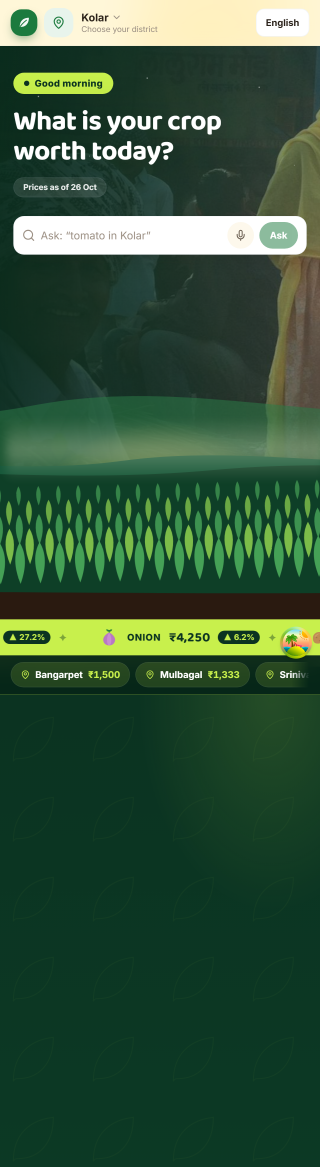
#> input picture report/figures/sys_farmer_home.png, 960 x 3500 px (shown at 1/3 size); its folder holds 8 pictures in this run
$ python build_screens.py
#> lines starting #> are read from the running program, lines starting #| are printed output that depends on the picture
"""
Trim the captured screenshots (figures/sys_*, ins_*) to presentable crops and write chapters/sec_screens.tex, the walkthrough section of Chapter 5.

    python report/build_screens.py
"""

from __future__ import annotations

from pathlib import Path

import numpy as np
from PIL import Image

HERE = Path(__file__).resolve().parent
FIG = HERE / "figures"
OUT = HERE / "chapters" / "sec_screens.tex"


def save(img: Image.Image, name: str) -> str:
    img.convert("RGB").save(FIG / name, optimize=True)
    return f"figures/{name}"


def crop_plain(src: str, name: str, y0: int, h: int) -> str:
#> called with src = 'sys_farmer_home.png', name = 'shot_f_home.png', y0 = 0, h = 1150
    im = Image.open(FIG / src).convert("RGB")
#> im is the input picture: PIL image 960x3500 RGB; mean R, G, B 50.9, 84.3, 57.8
    return save(im.crop((0, y0, im.width, min(im.height, y0 + h))), name)
#> in save, `img.convert("RGB").save(FIG / name, optimize=True)`:
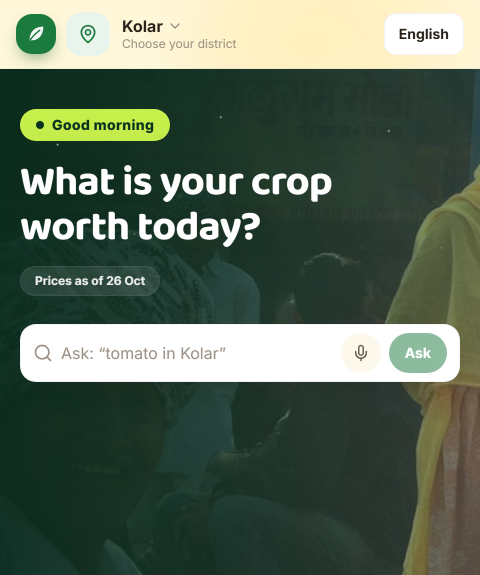
#> saved as shot_f_home.png: PIL image 960x1150 RGB (shown at 1/2 size); mean R, G, B 88.8, 104.9, 87.9


def crop_tool(src: str, name: str, h: int = 1080) -> str:
    """Bottom-sheet screenshots: keep the sheet, drop the blurred page behind it."""
    im = Image.open(FIG / src).convert("RGB")
    a = np.asarray(im.convert("L"))
    white = (a > 238).mean(axis=1)
    top = 0
    for y in range(160, a.shape[0] - 40):
        if white[y: y + 30].min() > 0.80:
            top = max(0, y - 6)
            break
    head = im.crop((0, 0, im.width, 110))  # app header strip keeps the context
    body = im.crop((0, top, im.width, min(im.height, top + h)))
    out = Image.new("RGB", (im.width, head.height + body.height), "white")
    out.paste(head, (0, 0))
    out.paste(body, (0, head.height))
    return save(out, name)


FARMER = {
    "home": ("sys_farmer_home.png", "Home", 0, 1150),
    "prices": ("sys_farmer_prices.png", "Prices", 0, 1150),
    "mandi": ("sys_farmer_mandi.png", "Mandi", 0, 1150),
    "sellplan": ("sys_farmer_sellplan.png", "Plan", 0, 1150),
    "mymoney": ("sys_farmer_mymoney.png", "Money", 0, 1150),
    "tools": ("sys_farmer_tools.png", "Tools", 0, 1150),
    "accuracy": ("sys_farmer_accuracy.png", "Accuracy", 0, 1150),
    "evidence": ("sys_farmer_evidence.png", "Evidence", 0, 1150),
    "evidence_b": ("sys_farmer_evidence_b.png", "Evidence2", 0, 1150),
}
TOOLS = ["besplace", "fairprice", "harvest", "holdorsell", "lastyear", "wheretosell", "supply", "record", "truck", "plant", "alerts"]

TRIPLE = r"""
\begin{figure}[!t]
\centering
%s
\caption{%s}
\label{%s}
\end{figure}
"""


def minis(files: list[str], subs: list[str], h: str = "9.0cm") -> str:
    cells = []
    for f, sub in zip(files, subs):
        cells.append(r"\begin{minipage}[t]{0.485\textwidth}\centering\fbox{\includegraphics[width=0.94\linewidth,height=%s,keepaspectratio]{%s}}\\[1mm]{\footnotesize %s}\end{minipage}" % (h, f, sub))
    rows = ["\\hfill\n".join(cells[i:i + 2]) if len(cells[i:i + 2]) == 2 else "\\hfill\n".join(cells[i:i + 1]) for i in range(0, len(cells), 2)]
    rows = [r if "hfill" in r else "\\centering " + r for r in rows]
    return "\n\\medskip\n".join(rows)


def triple(label: str, files: list[str], subs: list[str], caption: str, h: str = "9.0cm") -> str:
    return TRIPLE % (minis(files, subs, h), caption, label)


def single(label: str, f: str, caption: str, w: str = "0.96\\textwidth") -> str:
    return (r"\begin{figure}[!t]" "\n" r"\centering" "\n" r"\fbox{\includegraphics[width=%s]{%s}}" "\n" r"\caption{%s}" "\n" r"\label{%s}" "\n" r"\end{figure}" "\n") % (w, f, caption, label)


def main() -> None:
    F = {k: crop_plain(v[0], f"shot_f_{k}.png", v[2], v[3]) for k, v in FARMER.items()}
#> call 2 of crop_plain, with src = 'sys_farmer_prices.png', name = 'shot_f_prices.png', y0 = 0, h = 1150
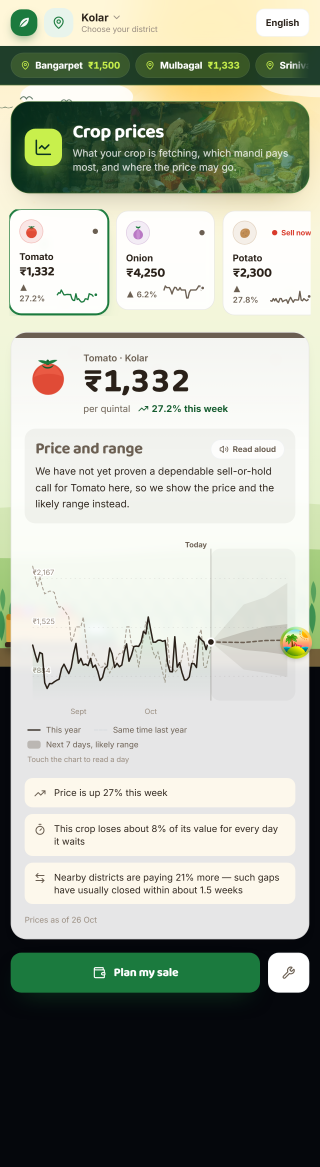
#> input picture report/figures/sys_farmer_prices.png, 960 x 3500 px (shown at 1/3 size)
#> in crop_plain, im is the input picture: PIL image 960x3500 RGB; mean R, G, B 169.6, 175, 162.7
#> call 2 of save, with name = 'shot_f_prices.png'
#> in save (call 2), `img.convert("RGB").save(FIG / name, optimize=True)`:
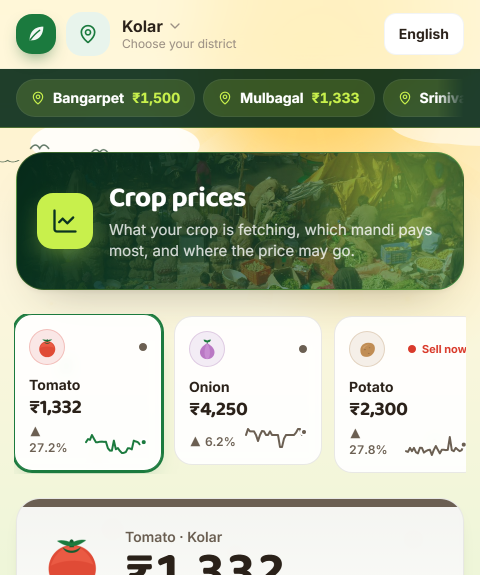
#> saved as shot_f_prices.png: PIL image 960x1150 RGB (shown at 1/2 size); mean R, G, B 182.3, 189.5, 163.8
#> call 3 of crop_plain, with src = 'sys_farmer_mandi.png', name = 'shot_f_mandi.png', y0 = 0, h = 1150
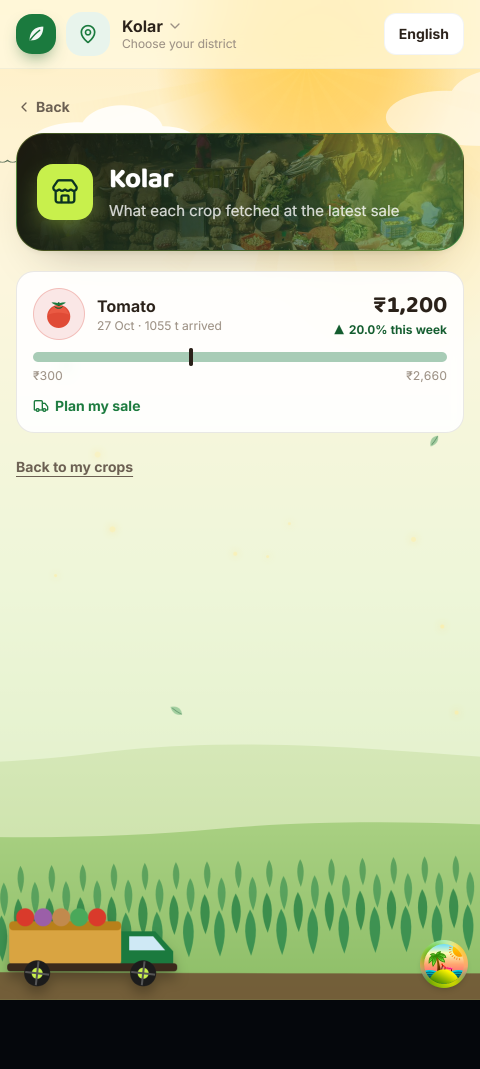
#> input picture report/figures/sys_farmer_mandi.png, 960 x 2138 px (shown at 1/2 size)
#> in crop_plain, im is the input picture: PIL image 960x2138 RGB; mean R, G, B 190.1, 198.4, 162.7
#> call 3 of save, with name = 'shot_f_mandi.png'
#> in save (call 3), `img.convert("RGB").save(FIG / name, optimize=True)`:
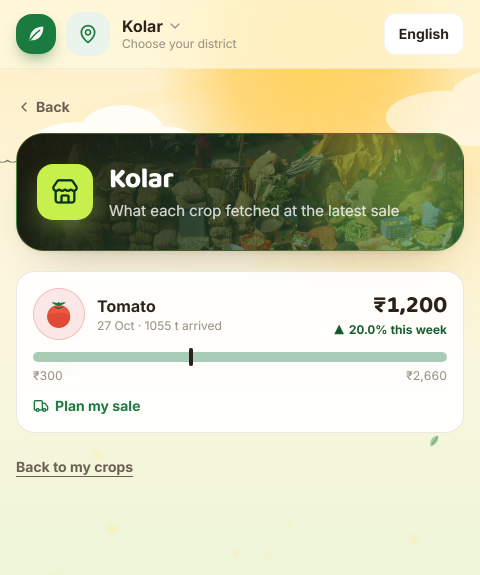
#> saved as shot_f_mandi.png: PIL image 960x1150 RGB (shown at 1/2 size); mean R, G, B 211.5, 212, 182.7
#> call 4 of crop_plain, with src = 'sys_farmer_sellplan.png', name = 'shot_f_sellplan.png', y0 = 0, h = 1150
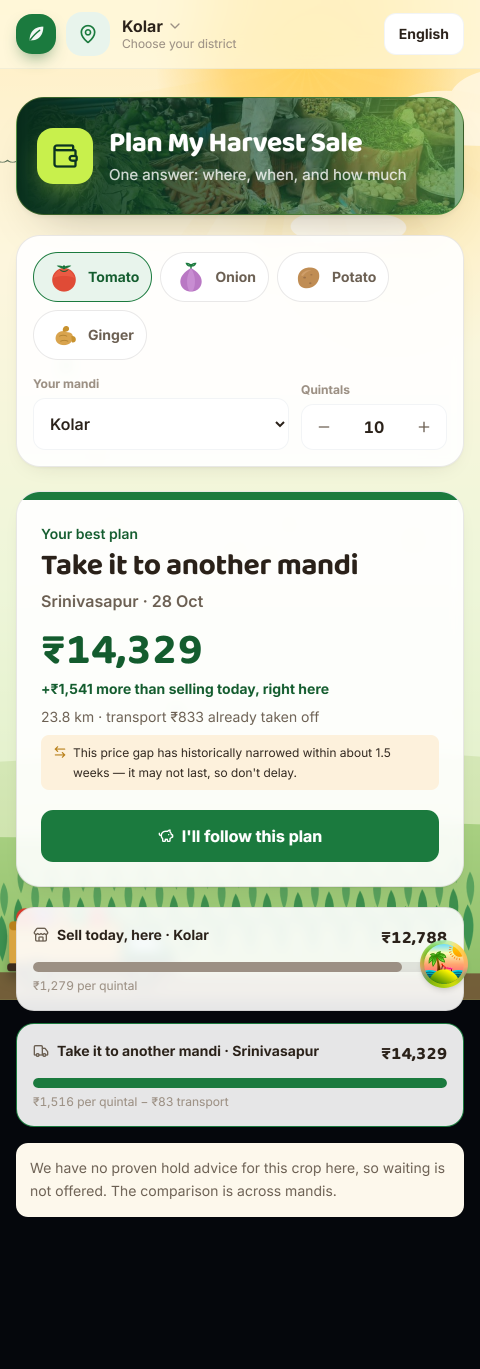
#> input picture report/figures/sys_farmer_sellplan.png, 960 x 2738 px (shown at 1/2 size)
#> in crop_plain, im is the input picture: PIL image 960x2738 RGB; mean R, G, B 182.2, 189.2, 173.6
#> call 4 of save, with name = 'shot_f_sellplan.png'
#> in save (call 4), `img.convert("RGB").save(FIG / name, optimize=True)`:
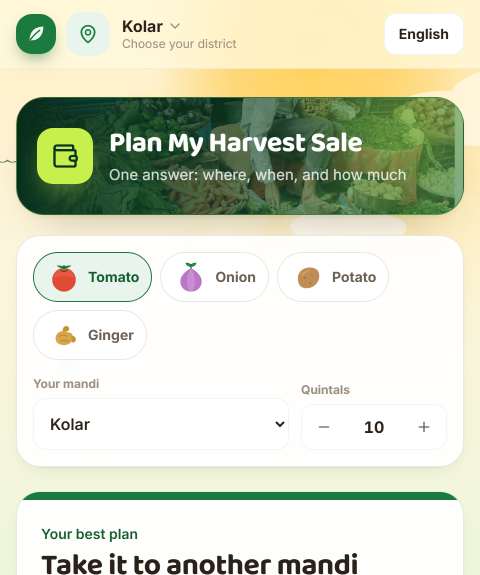
#> saved as shot_f_sellplan.png: PIL image 960x1150 RGB (shown at 1/2 size); mean R, G, B 210.6, 215.5, 193.8
    T = {k: crop_tool(f"sys_tool_{k}.png", f"shot_t_{k}.png") for k in TOOLS}
    W = {}
    for k, h in [("spreads", 1200), ("mcdesk", 1200), ("shock", 1200), ("gap", 1200), ("transmission", 1200), ("volatility", 1200), ("scenarios", 1200), ("analogs", 1200),
                 ("forward", 1200), ("positions", 1200), ("floormon", 1200), ("audit", 1200), ("council", 1200), ("explorer", 1200), ("aibrief", 1200), ("lab", 1200),
                 ("terminal", 1200), ("trader", 1200), ("tradertools", 1200)]:
        W[k] = crop_plain(f"sys_trader_{k}.png", f"shot_w_{k}.png", 0, h)
    W["crowd"] = crop_plain("ins_trader_crowd-simulator.png", "shot_w_crowd.png", 0, 1200)
    W["repval"] = crop_plain("ins_trader_reporting-value.png", "shot_w_repval.png", 0, 1200)
    W["docs"] = crop_plain("sys_api_docs.png", "shot_w_docs.png", 0, 1200)

    s = []
    s.append(r"""\section{System Walkthrough with Screenshots}
\label{sec:screens}

This section shows the running system. Every figure is a screenshot of the web application served from the stored data of the final system (market prices up to 26 October 2026), captured by a script (\texttt{report/capture\_system.py}) driving a headless browser, so the figures can be regenerated and are not edited. The farmer interface is shown at phone width because that is how most farmers will use it; the trader desk is shown at desktop width. Prices are in rupees per quintal unless stated, and every price on screen carries the date it was reported.

\subsection{Farmer interface}
The farmer interface is built around a single question, ``what is my crop worth today, and where should I sell it?''. It has a language switch (English, Kannada, Hindi), a district selector and a bottom navigation bar with Home, Prices and Tools.
""")
    s.append(triple("fig:sc-farmer1", [F["home"], F["prices"], F["mandi"]], ["(a) Home", "(b) Prices", "(c) One mandi"],
                    "Farmer pages. (a) The home page opens with a plain question, a search box that answers in sentences, and a ticker of the latest prices. (b) The prices page lists the crops with the latest quote, the change over the week and a sparkline. (c) A mandi page shows what each crop fetched there at the latest sale and how many quintals arrived."))
    s.append(r"""The home page (Figure~\ref{fig:sc-farmer1}a) deliberately carries no table: the first thing a farmer sees is the question and a box in which to type one in ordinary words. The prices page (b) shows the quote for each crop together with the date of the last report, so a stale price is never presented as today's. The mandi page (c) is the farmer-side view of one market and links to the plan for selling there.
""")
    s.append(triple("fig:sc-farmer2", [F["sellplan"], F["mymoney"], F["tools"]], ["(a) Plan my sale", "(b) My money", "(c) Farmer tools"],
                    "(a) The sale plan states one recommendation, the amount expected after transport and spoilage, and the day to go. (b) ``My Money'' compares the plans the farmer followed with what the markets recorded; it works on the device only. (c) The tool launcher opens each tool as a sheet over the page."))
    s.append(r"""The sale plan (Figure~\ref{fig:sc-farmer2}a) is the product's central screen. It names one market and one day, shows the amount expected per quintal after the cost of moving the crop, and shows the figure the farmer \emph{can count on at least}, which is the revenue floor of Section~\ref{sec:floors}. ``My Money'' (b) keeps the plans on the farmer's phone, so no account or personal data reach the server. The launcher (c) lists the eleven tools whose screens follow.
""")
    s.append(triple("fig:sc-farmer3", [F["accuracy"], F["evidence"], F["evidence_b"]], ["(a) How accurate are we?", "(b) How we know this works", "(c) What did not work"],
                    "The honesty pages. (a) Hit rates by crop and market, on days the system had not seen. (b) The replay: what the method earns against simple alternatives, in rupees, with the seed-to-seed spread. (c) The negative results are listed beside the positive ones."))
    s.append(r"""Three pages exist only to let a reader check the system. The accuracy page (Figure~\ref{fig:sc-farmer3}a) reports, per crop and market, how often the advice held on days the system had not seen. The evidence page (b) reproduces the main comparison of Chapter~\ref{ch:results} in plain words and in rupees, and (c) lists what did not help. A product that shows its misses is easier to trust than one that does not.
""")
    s.append(r"\subsection{Farmer tools}" "\n" r"Each tool opens as a sheet over the page and answers one question. The sheets below are captured with the sheet in its resting state; the blurred page behind each sheet is cropped away." "\n")
    groups = [
        (["besplace", "fairprice", "harvest"], ["(a) Best place and day", "(b) Fair price check", "(c) My harvest in rupees"],
         "fig:sc-tools1", "Selling tools. (a) The recommended market with expected and guaranteed amounts, options to change the vehicle and the confidence, and the next best choices. (b) A check of whether the price a trader offered is fair. (c) The expected value of the crop on each day ahead, after spoilage.",
         r"The Best Place and Day to Sell sheet (Figure~\ref{fig:sc-tools1}a) asks for the district, the quantity, the vehicle and the confidence level (80, 90 or 95\%), and returns the same recommendation as the service of Section~\ref{sec:service-app}, with the cost arithmetic one tap away. The fair-price check (b) takes the offer a trader made and places it against the distribution of recent prices. The harvest sheet (c) lays the next days side by side as a bar for each, with the expected net value, so the farmer sees what waiting costs."),
        (["holdorsell", "lastyear", "wheretosell"], ["(a) Hold or sell", "(b) This time last year", "(c) Where to sell"],
         "fig:sc-tools2", "Timing and location tools. (a) A hold-or-sell call that weighs spoilage against the expected price gain. (b) Today's price against the same date last year and the seasonal norm. (c) Nearby markets ranked by price after transport.",
         r"Hold or Sell (Figure~\ref{fig:sc-tools2}a) is built for the perishable case: it states the cost of waiting a day, so that ``wait'' is never the free option it appears to be. The seasonal sheet (b) gives context, not a forecast, and is labelled so. The ranking (c) lists markets with distance, gross price and net price per quintal under an assumed transport cost that the farmer can change."),
        (["supply", "record", "truck"], ["(a) Supply signal", "(b) Did we get it right?", "(c) Truck sharing"],
         "fig:sc-tools3", "Context and sharing tools. (a) Arrivals against the usual level. (b) The system's own scorecard of resolved calls. (c) A board for splitting a truck to a market.",
         r"The supply signal (Figure~\ref{fig:sc-tools3}a) reports whether arrivals are unusually high or low, since a glut lowers price. The scorecard (b) is an honest counter: when too few calls have resolved it says so and withholds the rate. The truck-sharing board (c) is a prototype that lets a farmer post a trip so that others can share the transport cost."),
        (["plant", "alerts"], ["(a) What to plant next", "(b) Price alerts"],
         "fig:sc-tools4", "(a) Seasonal patterns by crop for a chosen harvest month, from past years. (b) A price alert that notifies the farmer when a crop reaches a chosen price.",
         r"What to Plant Next (Figure~\ref{fig:sc-tools4}a) is explicitly historical: it shows how each crop has behaved in the chosen month in previous years and does not forecast the coming season. The alert sheet (b) is the entry point for the Telegram digest of Section~\ref{sec:digest-method}."),
    ]
    for ks, subs, lab, cap, txt in groups:
        n = len(ks)
        fig = triple(lab, [T[k] for k in ks], subs, cap, "9.0cm")
        s.append(fig)
        s.append(txt + "\n")
    s.append(r"""
\subsection{Advice that can be checked}
The three panels of Figure~\ref{fig:ui-insight} (Section~\ref{sec:insight-method}) sit inside the Best Place sheet. They show the arithmetic behind the choice, what changes if the farmer's costs differ, and how the advice would have done on days it had not seen. The morning digest of Section~\ref{sec:digest-method} is the same advice delivered as a message.

\subsection{Trader desk}
The trader desk is a set of analytical tools for buyers and for the project's own examination of its method. It is laid out for a wide screen.
""")
    wdesc = [
        ("trader", "Trader home: the day's key signals and entry points to the tools below.", "The trader home page gathers the day's signals, such as the largest price gaps between markets, supply shocks and the status of the advice, and links each to its tool."),
        ("tradertools", "The trader tools index.", "The index lists every analytical tool with a one-line statement of the question it answers."),
        ("spreads", "Spreads between markets for one commodity.", "The spread tool shows the price gap between pairs of markets after transport, with the number of days each gap has lasted. A gap that persists is a signal of a market that is slow to clear."),
        ("mcdesk", "The market-choice desk: the model's recommended market per day and the revenue floor.", "This is the technical view of the recommendation of Section~\\ref{sec:floors}: the chosen market, the expected and floor revenue, the alternatives and the model that produced them."),
        ("shock", "The shock desk: unusual price moves, with the markets affected.", "The desk lists price moves that are unusual relative to a rolling baseline and the markets where they appear. It feeds the shock episodes used for the transmission test of Section~\\ref{sec:spill-method}."),
        ("gap", "Gap arbitrage between mandis.", "The tool pairs a high-price and a low-price market, deducts transport and shrinkage, and shows whether a gap is worth acting on."),
        ("transmission", "Cross-commodity transmission.", "The transmission page shows the estimated response of one crop to a shock in another. When the evidence is too thin the page says so and shows no number, which is the withholding behaviour described in Section~\\ref{sec:transmission}."),
        ("volatility", "Price volatility by commodity and market.", "Rolling volatility of each series, which the farmer pages translate into a plain warning when a price is unusually unsettled."),
        ("scenarios", "Scenario analysis for the revenue of a sale plan.", "The tool changes transport cost, shrinkage and price in turn and shows how the recommended choice and its revenue respond."),
        ("analogs", "Analog days: past days that resembled today.", "The page finds earlier days with a similar price pattern and shows what followed, as an aid to judgement and not as a forecast."),
        ("forward", "Forward price view.", "A forecast with its interval for the coming days, with the forecasting model named on the page."),
        ("positions", "Positions: the sales a trader is tracking.", "A small ledger of intended sales with their marked-to-market value."),
        ("floormon", "Floor monitor: how often the revenue floor has held.", "The monitor tracks, day by day, whether realised revenue stayed above the stated floor and shows the running violation rate against its target, so a drift in calibration is visible."),
        ("audit", "Forecast audit.", "The audit compares each forecaster with the naive predictor on the days it was used and shows where it adds nothing."),
        ("council", "Agent council: specialist forecasters and their weights.", "The council page shows the specialist forecasters and the weight each currently carries, the object of Section~\\ref{sec:architecture}."),
        ("explorer", "Market explorer: any crop, any market, any period.", "The explorer lets a user chart raw reported prices and arrivals, with gaps in reporting shown as gaps."),
        ("aibrief", "The AI brief: a written summary checked against the evidence.", "The brief is written by the language model of Section~\\ref{sec:llm} and every figure in it is checked against the evidence before it is shown. A brief that fails the check is discarded and the page falls back to a plain summary."),
        ("lab", "Intelligence lab: experiment summaries.", "The lab page presents the experiment results of Chapter~\\ref{ch:results} interactively."),
        ("terminal", "Terminal view: dense prices for desk use.", "A compact table of the latest price per market, intended to stay open beside other work."),
        ("crowd", "Crowd simulator: what happens when many farmers follow the same advice.", "The simulator raises the share of farmers following the advice and shows the net revenue under four policies, using a stated price flexibility (Section~\\ref{sec:insight-method})."),
        ("repval", "Reporting value (silence tax): what a market's silence costs.", "The page estimates, per mandi, the revenue lost on days when a market did not report, which is the silence tax of Section~\\ref{sec:insight-method}."),
        ("docs", "The interactive API documentation.", "Every endpoint is documented automatically from the code, with a form to try it; the service is described in Section~\\ref{sec:service-app}."),
    ]
    for i in range(0, len(wdesc), 2):
        grp = wdesc[i:i + 2]
        cells = []
        for j, (k, cap, txt) in enumerate(grp):
            letter = "ab"[j]
            cells.append(r"\fbox{\includegraphics[width=0.93\linewidth]{%s}}\\[0.5mm]{\footnotesize (%s) %s}" % (W[k], letter, cap.rstrip(".")))
        caption = " ".join(f"({'ab'[j]}) {c.rstrip('.')}." for j, (_, c, _) in enumerate(grp))
        s.append("\\begin{figure}[!t]\n\\centering\n" + "\n\\medskip\n".join(cells) + "\n\\caption{" + caption + "}\n\\label{fig:sc-w-" + grp[0][0] + "}\n\\end{figure}\n")
        for _, _, txt in grp:
            s.append(txt + "\n")
        if False:
            s.append("\\clearpage\n")
    OUT.write_text("\n".join(s), encoding="utf-8")
    print("wrote", OUT, len(s))


if __name__ == "__main__":
#> (the run stopped early here; a loop or call above may not have finished)
